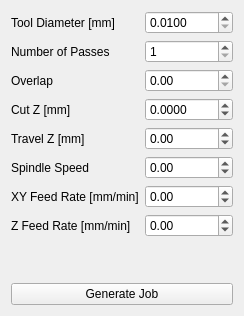
                  <widget class="QWidget" name="bottom_page">
                   <layout class="QGridLayout" name="gridLayout_3">
                    <item row="9" column="0">
                     <widget class="QLabel" name="bottom_z_feed_rate_la">
                      <property name="text">
                       <string>Z Feed Rate [mm/min]</string>
                      </property>
                     </widget>
                    </item>
                    <item row="4" column="1">
                     <widget class="QDoubleSpinBox" name="bottom_cut_z_dsb">
                      <property name="accelerated">
                       <bool>true</bool>
                      </property>
                      <property name="decimals">
                       <number>4</number>
                      </property>
                      <property name="minimum">
                       <double>-9999.000000000000000</double>
                      </property>
                      <property name="maximum">
                       <double>9999.000000000000000</double>
                      </property>
                      <property name="singleStep">
                       <double>0.000100000000000</double>
                      </property>
                     </widget>
                    </item>
                    <item row="9" column="1">
                     <widget class="QDoubleSpinBox" name="bottom_z_feed_rate_dsb">
                      <property name="accelerated">
                       <bool>true</bool>
                      </property>
                      <property name="decimals">
                       <number>2</number>
                      </property>
                      <property name="minimum">
                       <double>-9999.000000000000000</double>
                      </property>
                      <property name="maximum">
                       <double>9999.000000000000000</double>
                      </property>
                     </widget>
                    </item>
                    <item row="1" column="1">
                     <widget class="QDoubleSpinBox" name="bottom_tool_diameter_dsb">
                      <property name="accelerated">
                       <bool>true</bool>
                      </property>
                      <property name="decimals">
                       <number>4</number>
                      </property>
                      <property name="minimum">
                       <double>0.010000000000000</double>
                      </property>
                      <property name="maximum">
                       <double>100.000000000000000</double>
                      </property>
                      <property name="singleStep">
                       <double>0.000100000000000</double>
                      </property>
                     </widget>
                    </item>
                    <item row="2" column="1">
                     <widget class="QSpinBox" name="bottom_n_passes_sb">
                      <property name="minimum">
                       <number>1</number>
                      </property>
                     </widget>
                    </item>
                    <item row="3" column="0">
                     <widget class="QLabel" name="bottom_overlap_la">
                      <property name="text">
                       <string>Overlap</string>
                      </property>
                     </widget>
                    </item>
                    <item row="12" column="0" colspan="2">
                     <widget class="QPushButton" name="bottom_generate_job_pb">
                      <property name="text">
                       <string>Generate Job</string>
                      </property>
                     </widget>
                    </item>
                    <item row="8" column="1">
                     <widget class="QDoubleSpinBox" name="bottom_xy_feed_rate_dsb">
                      <property name="accelerated">
                       <bool>true</bool>
                      </property>
                      <property name="decimals">
                       <number>2</number>
                      </property>
                      <property name="minimum">
                       <double>-9999.000000000000000</double>
                      </property>
                      <property name="maximum">
                       <double>9999.000000000000000</double>
                      </property>
                     </widget>
                    </item>
                    <item row="3" column="1">
                     <widget class="QDoubleSpinBox" name="bottom_overlap_dsb">
                      <property name="decimals">
                       <number>2</number>
                      </property>
                      <property name="minimum">
                       <double>0.000000000000000</double>
                      </property>
                      <property name="maximum">
                       <double>1.000000000000000</double>
                      </property>
                      <property name="singleStep">
                       <double>0.010000000000000</double>
                      </property>
                     </widget>
                    </item>
                    <item row="11" column="0" colspan="2">
                     <spacer name="bottom_vertical_spacer">
                      <property name="orientation">
                       <enum>Qt::Orientation::Vertical</enum>
                      </property>
                      <property name="sizeHint" stdset="0">
                       <size>
                        <width>20</width>
                        <height>40</height>
                       </size>
                      </property>
                     </spacer>
                    </item>
                    <item row="1" column="0">
                     <widget class="QLabel" name="bottom_tool_diameter_la">
                      <property name="text">
                       <string>Tool Diameter [mm]</string>
                      </property>
                     </widget>
                    </item>
                    <item row="2" column="0">
                     <widget class="QLabel" name="bottom_n_passes_la">
                      <property name="text">
                       <string>Number of Passes</string>
                      </property>
                     </widget>
                    </item>
                    <item row="5" column="0">
                     <widget class="QLabel" name="bottom_travel_z_la">
                      <property name="text">
                       <string>Travel Z [mm]</string>
                      </property>
                     </widget>
                    </item>
                    <item row="4" column="0">
                     <widget class="QLabel" name="bottom_cut_z_la">
                      <property name="text">
                       <string>Cut Z [mm]</string>
                      </property>
                     </widget>
                    </item>
                    <item row="5" column="1">
                     <widget class="QDoubleSpinBox" name="bottom_travel_z_dsb">
                      <property name="accelerated">
                       <bool>true</bool>
                      </property>
                      <property name="decimals">
                       <number>2</number>
                      </property>
                      <property name="minimum">
                       <double>-9999.000000000000000</double>
                      </property>
                      <property name="maximum">
                       <double>9999.000000000000000</double>
                      </property>
                      <property name="singleStep">
                       <double>0.010000000000000</double>
                      </property>
                     </widget>
                    </item>
                    <item row="8" column="0">
                     <widget class="QLabel" name="bottom_xy_feed_rate_la">
                      <property name="text">
                       <string>XY Feed Rate [mm/min]</string>
                      </property>
                     </widget>
                    </item>
                    <item row="6" column="0">
                     <widget class="QLabel" name="bottom_spindle_speed_la">
                      <property name="text">
                       <string>Spindle Speed</string>
                      </property>
                     </widget>
                    </item>
                    <item row="6" column="1">
                     <widget class="QDoubleSpinBox" name="bottom_spindle_speed_dsb">
                      <property name="accelerated">
                       <bool>true</bool>
                      </property>
                      <property name="decimals">
                       <number>2</number>
                      </property>
                      <property name="minimum">
                       <double>-9999.000000000000000</double>
                      </property>
                      <property name="maximum">
                       <double>9999.000000000000000</double>
                      </property>
                     </widget>
                    </item>
                   </layout>
                  </widget>
